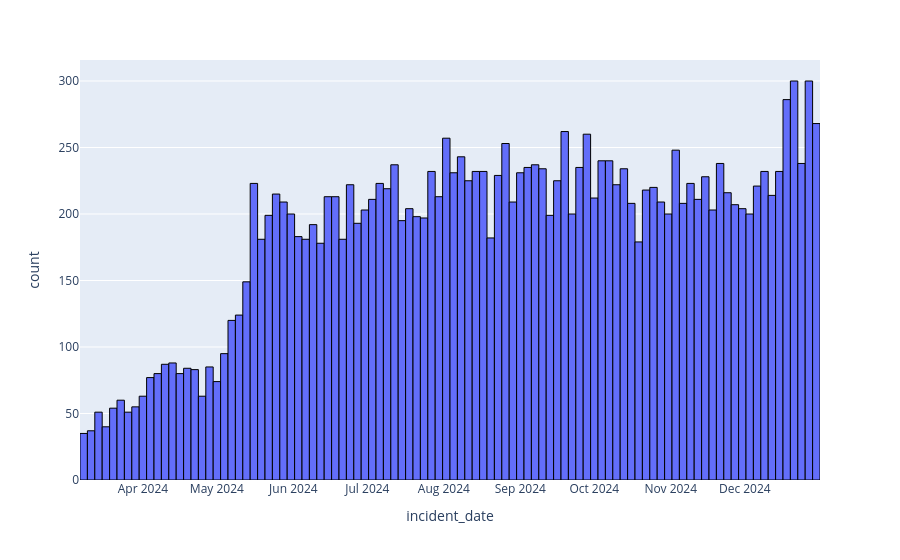

Notebook code for this chart:
### Code cell
fig = px.histogram(df, x="incident_date")
fig.update_traces(marker_line_color="black", marker_line_width=1)
fig.show()

### Figure 1 — Plotly figure (JSON) as saved in the notebook; plotly's stock layout.template omitted (floating-point values rounded to 4 significant figures; data arrays with more than 128 entries replaced by an {"elided": "..."} marker saying what was removed)
{"data": [{"bingroup": "x", "hovertemplate": "incident_date=%{x}<br>count=%{y}<extra></extra>", "legendgroup": "", "marker": {"color": "#636efa", "line": {"color": "black", "width": 1}, "pattern": {"shape": ""}}, "name": "", "orientation": "v", "showlegend": false, "type": "histogram", "x": {"elided": "18720 str values"}, "xaxis": "x", "yaxis": "y"}], "layout": {"barmode": "relative", "legend": {"tracegroupgap": 0}, "margin": {"t": 60}, "xaxis": {"anchor": "y", "domain": [0, 1], "title": {"text": "incident_date"}}, "yaxis": {"anchor": "x", "domain": [0, 1], "title": {"text": "count"}}}}
